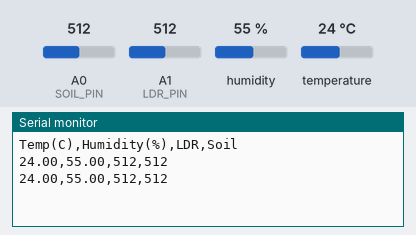
This sketch was run on a simulated Arduino Uno, built with avr-gcc and run on an emulated ATmega328P. Shown: the last lines printed to the serial monitor. Inputs (shaded band) come from the test bench; at power-on: humidity 55 %, A0 (SOIL_PIN) = 512, A1 (LDR_PIN) = 512, temperature 24 °C.

Above: at 2.8 s.
2.9 s: humidity set to 22 %
At 4.4 s:
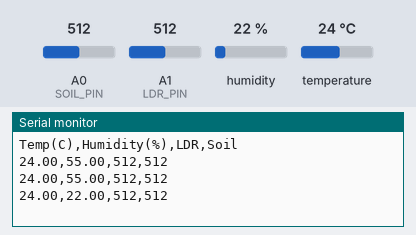
5.6 s: A0 (SOIL_PIN) set to 716
At 7.4 s:
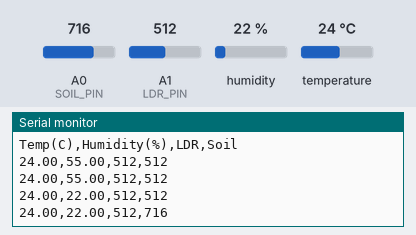
8.3 s: A1 (LDR_PIN) set to 716
At 10.8 s:
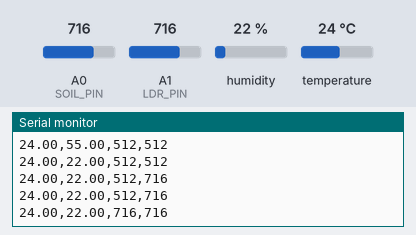
11.0 s: temperature set to 12 °C
At 12.7 s:
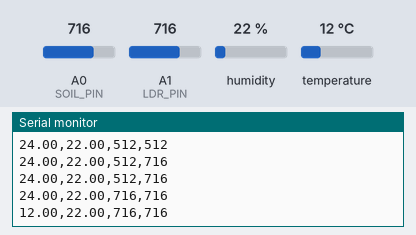
13.7 s: A0 (SOIL_PIN) set to 992
At 14.5 s:
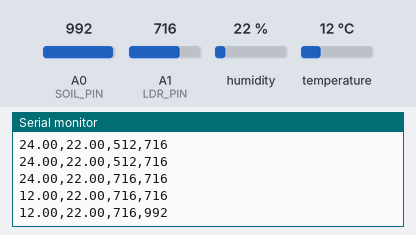
16.4 s: A1 (LDR_PIN) set to 992
At 19.2 s:
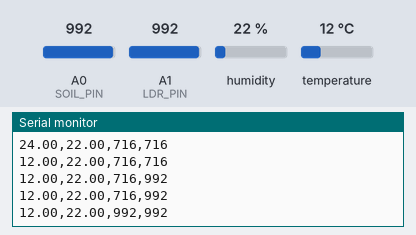
Timing chart, 0 to 20.1 s (numbered marks = the images above; inputs shaded):
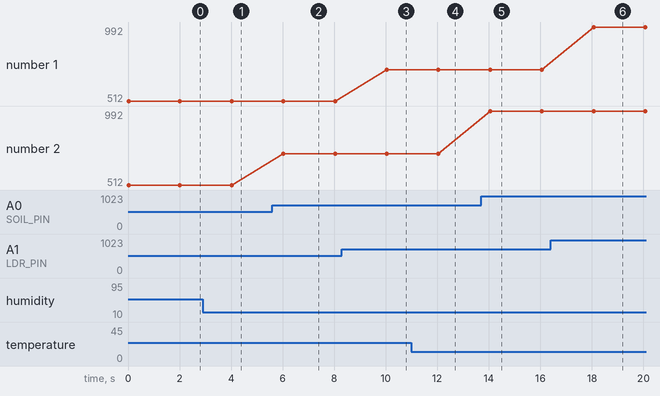

Measured:
- after the input at 2.9 s, the serial monitor: prints a new line after 1.1 s (image 1)
- after the input at 5.6 s, the serial monitor: prints a new line after 0.43 s (image 2)
- after the input at 8.3 s, the serial monitor: prints a new line after 1.7 s (image 3)
- after the input at 11.0 s, the serial monitor: prints a new line after 1.0 s (image 4)
- after the input at 13.7 s, the serial monitor: prints a new line after 0.35 s (image 5)
- after the input at 16.4 s, the serial monitor: prints a new line after 1.7 s (image 6)
- plotted number 2: 512 → 716 after the input at 5.6 s, 716 → 992 after the input at 13.7 s

The sketch:

multisensordaashboasrd.ino
```cpp
#include <DHT.h>

#define DHTPIN 7
#define DHTTYPE DHT22
#define LDR_PIN A1
#define SOIL_PIN A0

DHT dht(DHTPIN, DHTTYPE);

void setup() {
  Serial.begin(9600);
  dht.begin();

  Serial.println("Temp(C),Humidity(%),LDR,Soil");
}

void loop() {
  float temperature = dht.readTemperature();
  float humidity = dht.readHumidity();

  int ldrValue = analogRead(LDR_PIN);
  int soilValue = analogRead(SOIL_PIN);

  if (isnan(temperature) || isnan(humidity)) {
    Serial.println("Failed to read DHT22!");
  } else {
    Serial.print(temperature);
    Serial.print(",");
    Serial.print(humidity);
    Serial.print(",");
    Serial.print(ldrValue);
    Serial.print(",");
    Serial.println(soilValue);
  }

  delay(2000);
}
```
